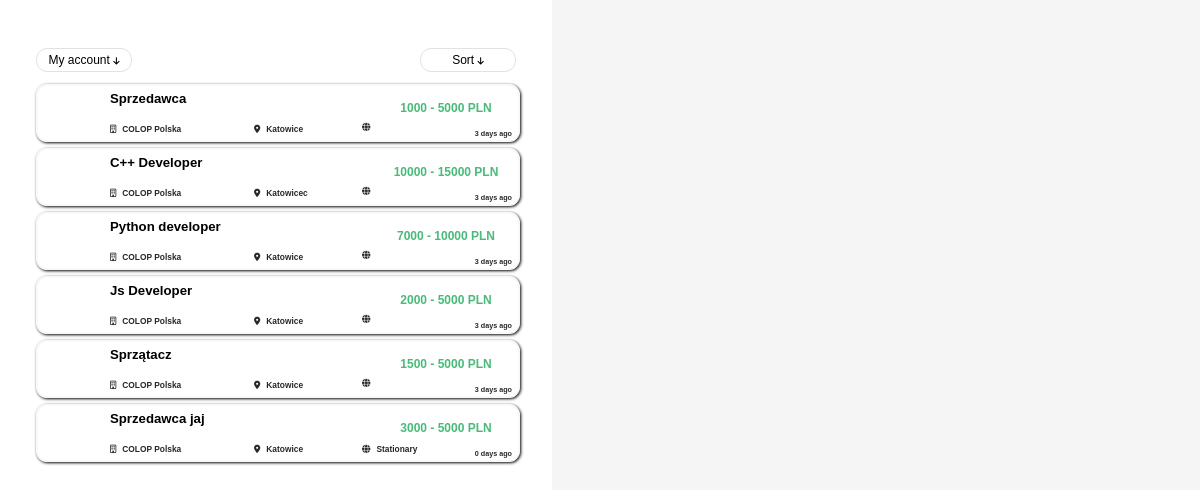
Page /offer.php (signed in) on the committed database.
### tables this page shows
CREATE TABLE `offers` (
  `job_id` int(11) NOT NULL,
  `name` varchar(50) NOT NULL,
  `min_salary` int(11) NOT NULL,
  `max_salary` int(11) NOT NULL,
  `company` varchar(100) NOT NULL,
  `location` varchar(50) NOT NULL,
  `workplace` varchar(15) NOT NULL,
  `date` date NOT NULL,
  `description` text NOT NULL,
  `experience` varchar(15) NOT NULL,
  `type` varchar(25) NOT NULL,
  `job_owner_id` int(11) NOT NULL
);

### slider_personal.php (the view, shortened to what this page needs)
<div id = "slider">
        <div id="container">
        <div id = "account">
            <button id = "show_account_list" onclick = "showAccountList()">My account <i class="fa-solid fa-arrow-down"></i></button>
        </div>
        <div id = "sort_by">
            <button id = "show_sort_list" onclick = "showSortList()">Sort <i class="fa-solid fa-arrow-down"></i></button>
        </div>
        </div>
        <?php
            @$order = $_GET['sort'];
            if($order == NULL){
               $order = 'job_id';
            }
            include("database.php");
            $queryAll = mysqli_query($conn, "SELECT * from offers order by $order");
            $Number_Of_Rows = mysqli_num_rows($queryAll);
            for ($y = 1; $y <= $Number_Of_Rows; $y++) {
                $row_job_offer = mysqli_fetch_assoc($queryAll);
                if($row_job_offer['max_salary'] == 0){
                    $salary = $row_job_offer['min_salary']." PLN";
                }else{
                    $salary = $row_job_offer['min_salary']." - ".$row_job_offer['max_salary']." PLN";
                }
                $todayDate = date_create(date("Y-m-d"));
                $uploadDate = date_create($row_job_offer['date']);
                $date = date_diff($todayDate, $uploadDate);
                echo ('
                <a href = "offer.php?id='.$row_job_offer["job_id"].'&sort='.$order.'">
                <div id = "job_offer">
                    <div class = "logo"></div>
                    <div class = "higher_container">
                        <div class = "job_name">
                            <h2 class = "job_name_text">'.$row_job_offer["name"].'</h2>
                        </div>
                        <div class = "salary">
                            <h2 class = "job_salary_text">'.$salary.'</h2>
                        </div>
                        </div>
                        <div class = "lower_container">
                            <div class = "company_name">
                            <h2 class = "company_name_text"><i class="fa-sharp fa-regular fa-building"></i>'.$row_job_offer["company"].'</h2>
                        </div>
                        <div class = "location">
                            <h2 class = "location_text"><i class="fa-solid fa-location-dot"></i></i>'.$row_job_offer["location"].'</h2>
                        </div>
                        <div class = "workplace">
                            <h2 class = "workplace_text"><i class="fa-solid fa-globe"></i>'.$row_job_offer["workplace"].'</h2>
                        </div>
                        <div class = "date">
                            <h2 class = "date_text">'.$date->format("%a days ago").'</h2>
                        </div>
                    </div>
                </div>
                </a>
                ');
            }
        ?>
    </div>

### style_main.css (style rules this page uses)
body { background-color: #f5f5f5; margin: auto; font-family: "Nunito Sans", sans-serif; display: flex; align-items: flex-start; min-height: 100vh; }
#slider { width: 40vw; background-color: #ffffff; padding: 4vw 3vw 4vw 3vw; float: left; height: 150vh; }
#container { display: flex; gap: 1vw; }
#account, #sort_by { width: 8vw; margin-bottom: 1vw; }
#sort_by { margin-left: 23vw; }
#show_sort_list, #hide_sort_list, #hide_account_list, #show_account_list { width: 8vw; font-size: 1vw; line-height: 1.5vw; border-radius: 11px; border: 1px solid rgb(228, 225, 225); }
#job_offer { width: 40vw; height: 4.5vw; margin-bottom: 0.5vw; border: 2px solid #f5f5f58f; border-radius: 11px; box-shadow: 1px 1px 3px black; }
.logo { width: 4.5vw; height: 4.5vw; border-radius: 11px; float: left; }
.higher_container { width: 34vw; height: 2.5vw; margin: 0vw 5vw 0vw 6vw; }
.job_name { width: 17vw; height: 2.5vw; float: left; }
.job_name_text { color: black; line-height: 0.3vw; font-size: 1.1vw; }
.salary { width: 12vw; height: 2.5vw; float: left; margin-left: 5vw; border-radius: 11px; }
.job_salary_text { color: #48BB78; text-align: center; line-height: 2vw; font-size: 1vw; }
.lower_container { width: 34vw; height: 2vw; margin: 0vw 0vw 0vw 6vw; }
.company_name { width: 11vw; height: 2vw; margin-right: 1vw; float: left; }
.company_name_text { color: #282828; line-height: 1vw; font-size: 0.7vw; }
.location { width: 8vw; height: 2vw; margin-right: 1vw; float: left; }
.location_text { color: #282828; line-height: 1vw; font-size: 0.7vw; }
.workplace { width: 5vw; height: 2vw; margin-right: 1vw; float: left; }
.workplace_text { color: #282828; line-height: 1vw; font-size: 0.7vw; }
.date { width: 4.5vw; height: 2vw; float: left; margin-left: 2vw; text-align: right; }
.date_text { color: #282828; line-height: 2vw; font-size: 0.6vw; }
.fa-building { font-size: 0.7vw; margin: 0vw 0.5vw 0vw 0vw; }
.fa-location-dot { font-size: 0.7vw; margin: 0vw 0.5vw 0vw 0vw; }
.fa-globe { font-size: 0.7vw; margin: 0vw 0.5vw 0vw 0vw; }
.fa-arrow-down { font-size: 0.7vw; }
button { border: none; background-color: #ffffff; width: 7vw; height: 2vw; border-radius: 11px; }
a { text-decoration: none; color: black; }

### rows in the picture
offers: name "Sprzedawca", salary "1000 - 5000 PLN", company "COLOP Polska", location "Katowice", date "3 days ago"
offers: name "C++ Developer", salary "10000 - 15000 PLN", company "COLOP Polska", location "Katowicec", date "3 days ago"
offers: name "Python developer", salary "7000 - 10000 PLN", company "COLOP Polska", location "Katowice", date "3 days ago"
offers: name "Js Developer", salary "2000 - 5000 PLN", company "COLOP Polska", location "Katowice", date "3 days ago"
offers: name "Sprzątacz", salary "1500 - 5000 PLN", company "COLOP Polska", location "Katowice", date "3 days ago"
offers: name "Sprzedawca jaj", salary "3000 - 5000 PLN", company "COLOP Polska", location "Katowice", workplace "Stationary", date "0 days ago"
